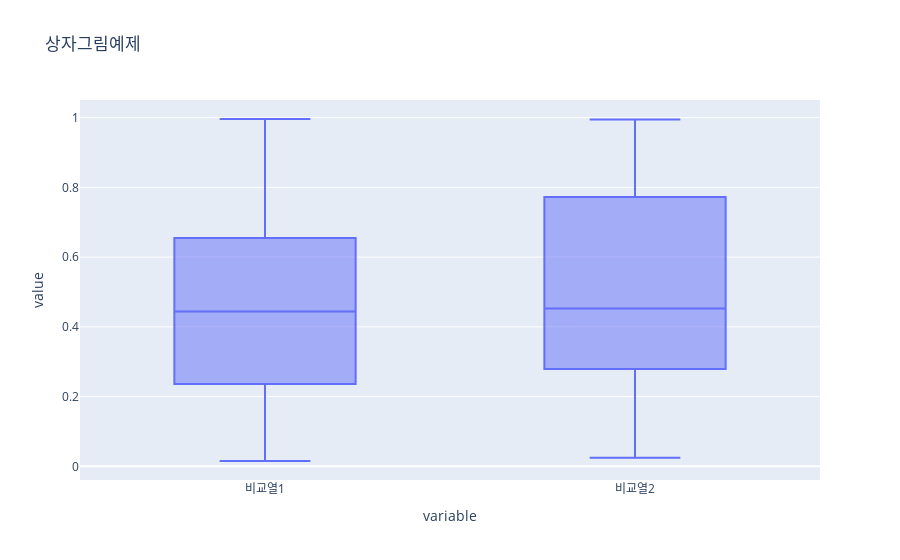

The cell this chart's notebook holds for it:
### Code cell
import plotly.express as px
import pandas as pd
import numpy as np

df = pd.DataFrame({
    "비교열1": np.random.rand(100),
    "비교열2": np.random.rand(100)
})

fig = px.box(
    df,
    y=["비교열1", "비교열2"],
    title = "상자그림예제"
)

fig.show()

### Figure 1 — Plotly figure (JSON) as saved in the notebook; plotly's stock layout.template omitted (floating-point values rounded to 4 significant figures; data arrays with more than 128 entries replaced by an {"elided": "..."} marker saying what was removed)
{"data": [{"alignmentgroup": "True", "hovertemplate": "variable=%{x}<br>value=%{y}<extra></extra>", "legendgroup": "", "marker": {"color": "#636efa"}, "name": "", "notched": false, "offsetgroup": "", "orientation": "v", "showlegend": false, "type": "box", "x": {"elided": "200 str values"}, "x0": " ", "xaxis": "x", "y": {"elided": "200 float values"}, "y0": " ", "yaxis": "y"}], "layout": {"boxmode": "group", "legend": {"tracegroupgap": 0}, "title": {"text": "상자그림예제"}, "xaxis": {"anchor": "y", "domain": [0, 1], "title": {"text": "variable"}}, "yaxis": {"anchor": "x", "domain": [0, 1], "title": {"text": "value"}}}}
